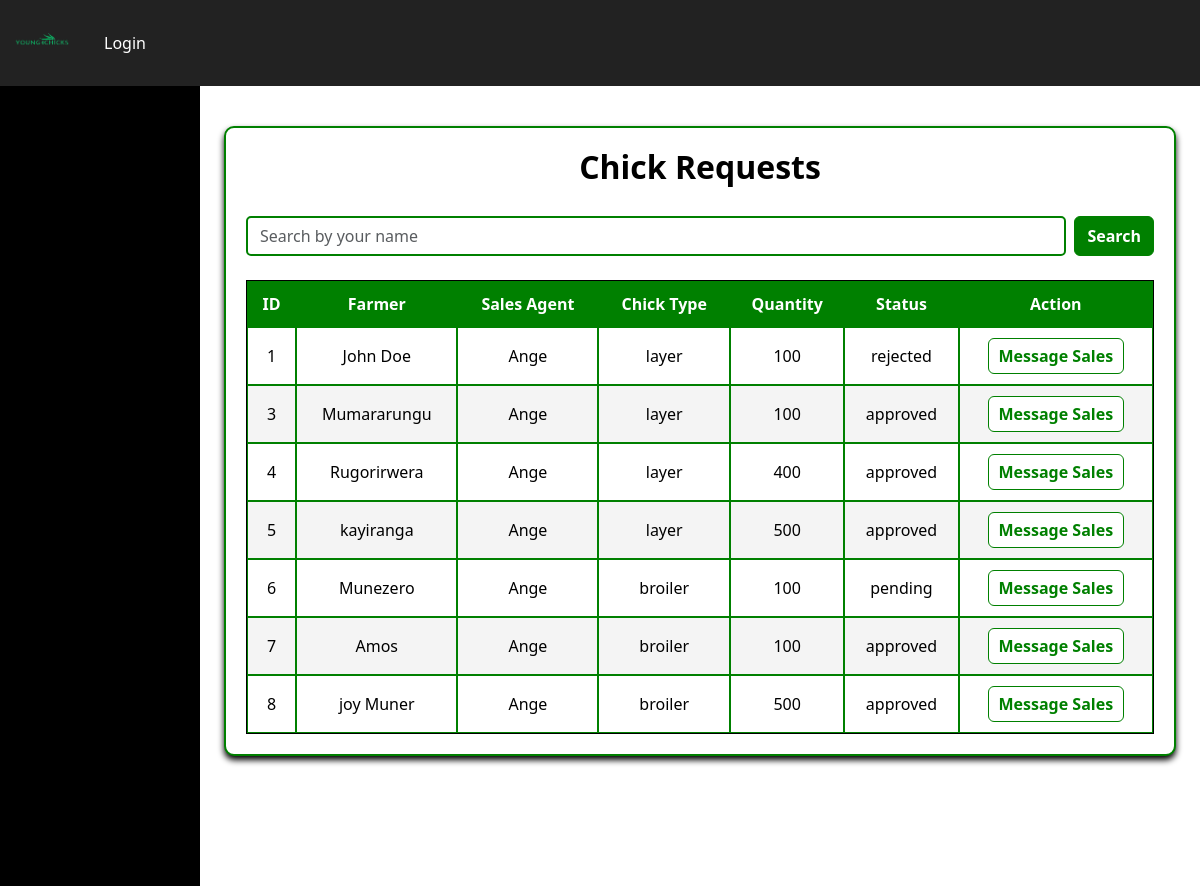
Before: / with the older database file.
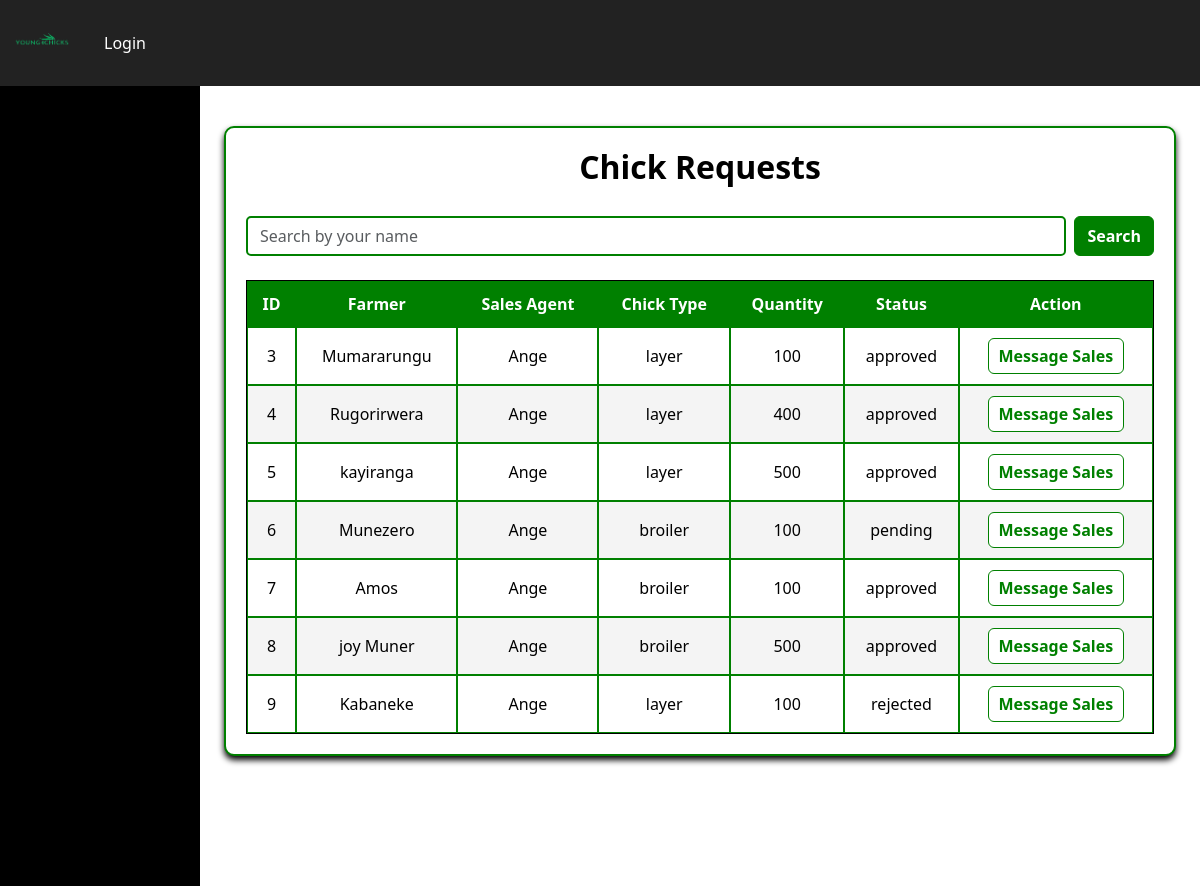
After: the same page with the newer database file.
### pages/models.py (models this page shows, shortened)
class Chickrequest(models.Model):
    CHICK_STATUS = [
        ('pending', 'Pending'),
        ('approved', 'Approved'),
        ('rejected', 'Rejected'),
    ]
    FEED_NEEDED = [
        ('yes', 'Yes'),
        ('no', 'No'),
    ]
    CHICK_DELIVERED = [
        ('yes', 'Yes'),
        ('no', 'No'),
    ]
    farmer_name = models.ForeignKey(Farmer, on_delete=models.SET_NULL, null=True)
    chick_type = models.ForeignKey(ChickType, on_delete=models.SET_NULL, null=True)
    chick_quantity = models.PositiveIntegerField()
    chick_date = models.DateTimeField(auto_now_add=True)
    chick_status = models.CharField(max_length=20, choices=CHICK_STATUS, default='pending')
    feed_needed = models.CharField(max_length=10, choices=FEED_NEEDED)
    chickperiod = models.PositiveIntegerField(default=0)
    chick_delivered = models.CharField(max_length=5, choices=CHICK_DELIVERED, default='no')
    sales_agent = models.ForeignKey(
        settings.AUTH_USER_MODEL,
        on_delete=models.SET_NULL,
        null=True,
        blank=True,
        related_name='sent_requests'
    )

class Farmer(models.Model):
    GENDER_CHOICES = [
        ('Male', 'Male'),
        ('Female', 'Female'),
    ]
    FARMER_TYPE_CHOICES = [
        ('Starter', 'Starter'),
        ('Returner', 'Returner'),
    ]
    user = models.OneToOneField(
        settings.AUTH_USER_MODEL,
        on_delete=models.CASCADE,
        related_name='farmer_profile',
        null=True,
        blank=True
    )
    farmer_name = models.CharField(max_length=100)
    farmer_age = models.IntegerField()
    farmer_gender = models.CharField(max_length=10, choices=GENDER_CHOICES)
    farmer_nin = models.CharField(max_length=20)
    farmer_phone_number = models.CharField(max_length=15)
    farmer_type = models.CharField(max_length=50, choices=FARMER_TYPE_CHOICES)
    recomender_name = models.CharField(max_length=100)
    recommender_nin = models.CharField(max_length=20)

class Userprofile(AbstractUser):
    USER_TYPE_CHOICES = [
        ('manager', 'Manager'),
        ('sales_agent', 'Sales Agent'),
    ]
    user_type = models.CharField(max_length=20, choices=USER_TYPE_CHOICES)
    phone = models.CharField(
        max_length=15,
        unique=True,
        blank=True,
        null=True,
        validators=[RegexValidator(r'^\+?\d{10,15}$', 'Enter a valid phone number.')]
    )
    title = models.CharField(max_length=5, blank=True, null=True)
    created_at = models.DateTimeField(default=timezone.now)
    class Meta:
        db_table = "user_profiles"
        ordering = ['created_at']

class ChickType(models.Model):
    TYPE_CHOICES = [
        ('broiler', 'Broiler'),
        ('layer', 'Layer'),
    ]
    name = models.CharField(max_length=20, choices=TYPE_CHOICES, unique=True)

### pages/views.py (the view)
# urls.py: path('', views.farmer_dashboard,name='home'),
def farmer_dashboard(request):
    query = request.GET.get("q")
    chick_requests = Chickrequest.objects.all()
    if query:
        chick_requests = chick_requests.filter(
            Q(farmer_name__farmer_name__icontains=query)
        )
    context = {
        "chick_requests": chick_requests,
        "query": query,
    }
    return render(request, "pages/index.html", context)

### pages/templates/pages/index.html (shortened to what this page needs)
{% extends 'pages/base.html' %}
{% load static %}
{% block content %}
<div class="requests-container">
    <h2>Chick Requests</h2>
    <form method="get" class="mb-4 d-flex">
        <input type="text" name="q" class="form-control me-2"
               placeholder="Search by your name" value="{{ query|default:'' }}">
        <button class="btn btn-search" type="submit">Search</button>
    </form>
    <table>
        <thead>
            <tr>
                <th>ID</th>
                <th>Farmer</th>
                <th>Sales Agent</th>
                <th>Chick Type</th>
                <th>Quantity</th>
                <th>Status</th>
                <th>Action</th>
            </tr>
        </thead>
        <tbody>
            {% for req in chick_requests %}
            <tr>
                <td>{{ req.id }}</td>
                <td>{{ req.farmer_name.farmer_name|default:"N/A" }}</td>
                <td>{{ req.sales_agent.username|default:"N/A" }}</td>
                <td>{{ req.chick_type.name|default:"N/A" }}</td>
                <td>{{ req.chick_quantity|default:"N/A" }}</td>
                <td>{{ req.chick_status|default:"Pending" }}</td>
                <td>
                    {% if req.sales_agent %}
                    <a href="{% url 'contact_sales' %}?agent={{ req.sales_agent.id }}"
                       class="btn btn-message">Message Sales</a>
                    {% else %}
                    N/A
                    {% endif %}
                </td>
            </tr>
            {% empty %}
            <tr>
                <td colspan="7" class="text-center">No requests found.</td>
            </tr>
            {% endfor %}
        </tbody>
    </table>
</div>
{% endblock %}

### pages/templates/pages/base.html (shortened to what this page needs)
{% load static %}
<!DOCTYPE html>
<html lang="en">
<head>
  <link rel="stylesheet" href="/static/bootstrap-5.3.7-dist/css/bootstrap.min.css" />
  <link rel="stylesheet" href="{% static 'css/style.css' %}">
</head>
<body>
<body>
  {% include 'pages/navbar.html' %}
  <div class="container-fluid">
    <div class="row">
      <nav class="col-md-3 col-lg-2 d-md-block sidebar py-4">
        <div class="card">
          <div class="card-body">
          </div>
        </div>
        <div class="card mt-3">
          <div class="card-body">
          </div>
        </div>
      </nav>
      <main class="col-md-9 ms-sm-auto col-lg-10 px-md-4">
        {% block content %}{% endblock %}
      </main>
    </div>
  </div>
</body>
</html>

### pages/templates/pages/navbar.html (shortened to what this page needs)
{% load static %}
<nav class="navbar navbar-expand-lg navbar-dark" style="background-color: #222;">
  <div class="container-fluid">
    <a class="navbar-brand d-flex align-items-center" href="{% url 'home' %}">
      <img src="{% static 'image/alvioni__fashion_brand_art_design_logo_20250807_232048_0000-removebg-preview.png' %}"
           alt="Young4Chicks Logo"
           style="width: 60px; height: 60px; object-fit: contain;"
           class="me-2" />
    </a>
    <div class="collapse navbar-collapse" id="navbarNav">
      <ul class="navbar-nav me-auto mb-2 mb-lg-0 align-items-lg-center">
        {% if user.is_authenticated %}
          {% if user.user_type == 'manager' %}
            <li class="nav-item">
              <a class="nav-link" href="{% url 'manager_dashboard' %}">Manager</a>
            </li>
          {% elif user.user_type == 'sales_agent' %}
            <li class="nav-item">
              <a class="nav-link" href="{% url 'sales_agent_dashboard' %}">Sales Agent </a>
            </li>
          {% else %}
            <li class="nav-item">
              <form class="d-flex" method="GET" action="{% url 'home' %}">
                <input class="form-control me-2" type="search" placeholder="Search by Farmer Name" aria-label="Search" name="q" />
                <button class="btn btn-success" type="submit" style="background-color: green; border: none;">Search</button>
              </form>
            </li>
          {% endif %}
        {% else %}
          <li class="nav-item">
            <a class="nav-link" href="{% url 'login' %}">Login</a>
          </li>
        {% endif %}
      </ul>
    </div>
  </div>
</nav>

### static/style.css (style rules this page uses)
:root { --color-black: #000000; --color-white: #ffffff; --color-green: #004d00; }
body { background-color: var(--color-white); color: var(--color-black); font-family: 'Segoe UI', Tahoma, Geneva, Verdana, sans-serif; }
.navbar { background-color: var(--color-black); }
.navbar .navbar-brand, .navbar .nav-link, .navbar .navbar-toggler-icon { color: var(--color-white); }
.sidebar { background-color: var(--color-black); color: var(--color-white); }
table { border-collapse: collapse; width: 100%; color: var(--color-black); }
table thead { background-color: var(--color-black); color: var(--color-white); }
table tbody tr { background-color: var(--color-white); }
table tbody tr:nth-child(even) { background-color: #f5f5f5; }
.card { border: 2px solid var(--color-green); color: var(--color-black); }
h1, h2, h3, h4, h5, h6 { color: var(--color-green); }

### pages/templates/pages/base.html (style rules this page uses)
.sidebar .card { background-color: black; color: white; border: none; }
main { background-color: white; color: black; min-height: 100vh; }
.card { border-radius: 0.5rem; }
table { border: 1px solid black; }
thead { background-color: black; color: white; }

### pages/templates/pages/index.html (style rules this page uses)
.requests-container { max-width: 1000px; margin: 40px auto; padding: 20px; background-color: #ffffff; border: 2px solid green; border-radius: 10px; box-shadow: 0 4px 6px black; }
.requests-container h2 { color:black; text-align: center; margin-bottom: 30px; font-weight: bold; }
.requests-container .form-control { border: 2px solid green; border-radius: 5px; }
.requests-container .btn-search { background-color: green; color: #ffffff; border: 1px solid green; font-weight: bold; transition: background-color 0.3s; }
.requests-container table { width: 100%; border-collapse: separate; border-spacing: 0; }
.requests-container table th, .requests-container table td { border: 1px solid green; padding: 10px; text-align: center; }
.requests-container table th { background-color: green; color: #ffffff; }
.requests-container table tr:nth-child(even) { background-color: #f4f4f4; }
.requests-container .btn-message { background-color: white; color: green; border: 1px solid green; font-weight: bold; padding: 5px 10px; transition: background-color 0.3s; }

Changed rows visible on the page:
removed Chickrequest: id "1", farmer_name.farmer_name "John Doe", sales_agent.username "Ange", chick_type.name "layer", chick_quantity "100", chick_status "rejected"
added Chickrequest: id "9", farmer_name.farmer_name "Kabaneke", sales_agent.username "Ange", chick_type.name "layer", chick_quantity "100", chick_status "rejected"
